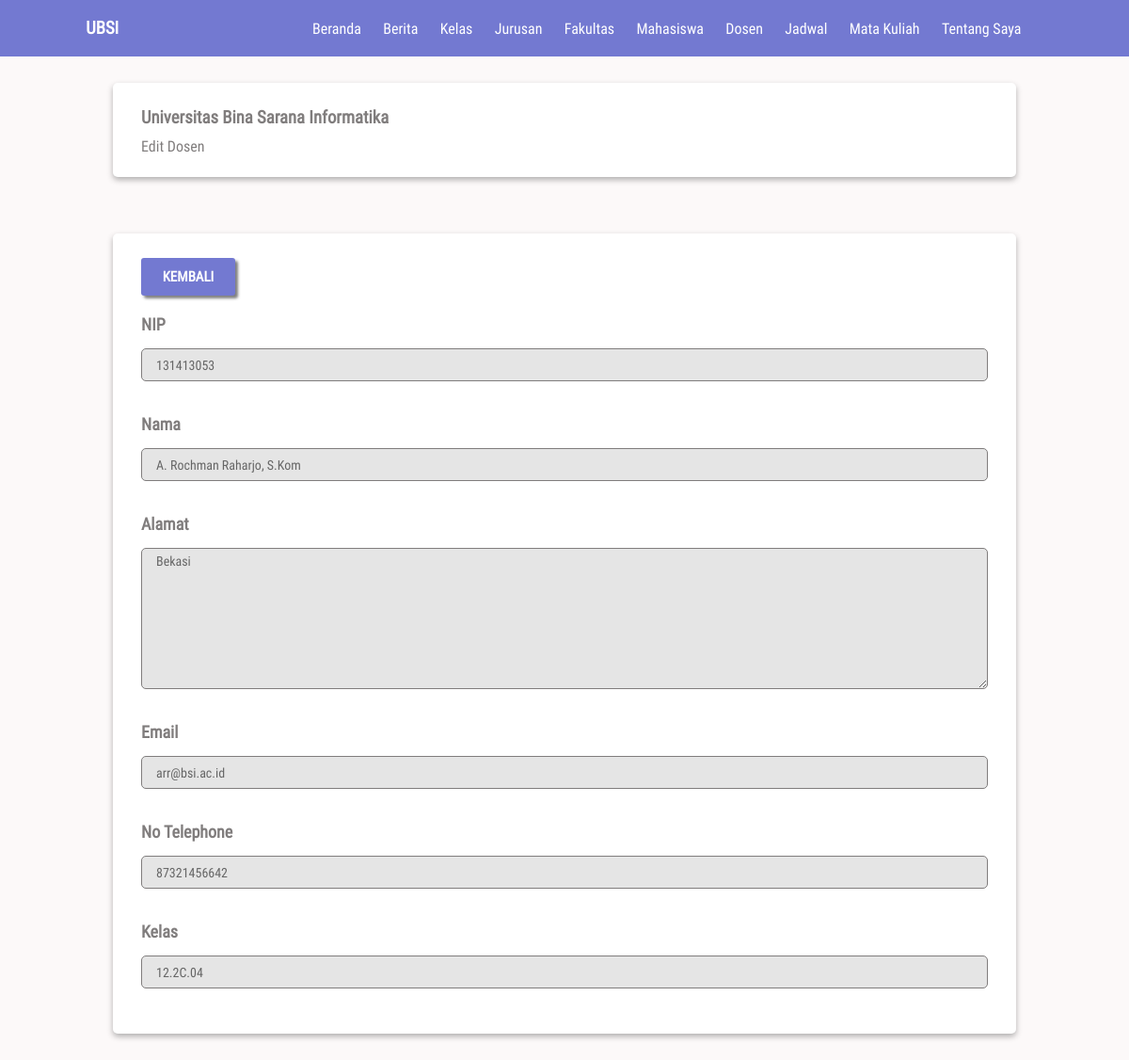
The app's page /views/admin/detail-dosen.php?id=Dos0001 (signed in), older data.
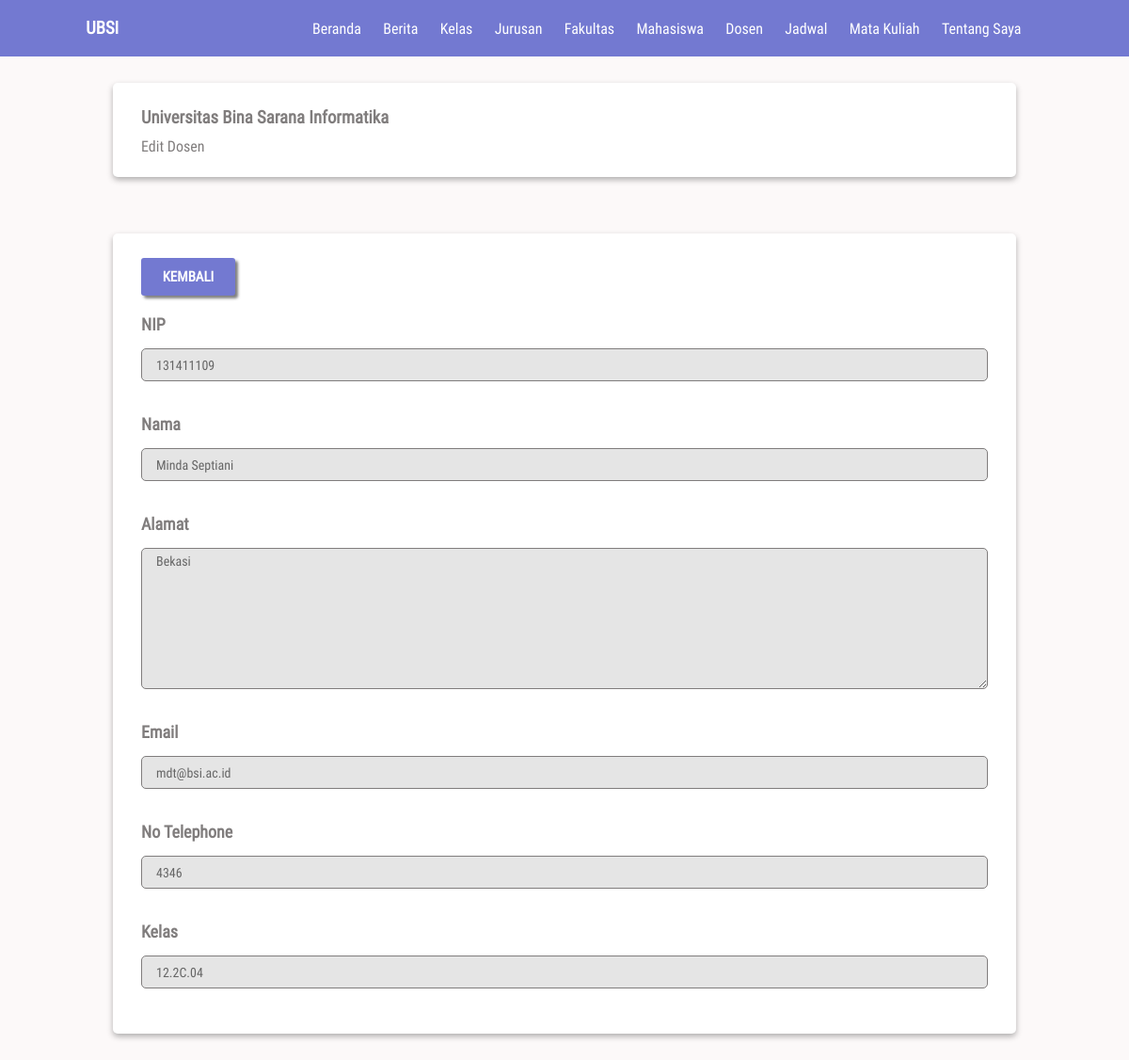
The same page, newer data.
### tables this page shows
CREATE TABLE `dosen` (
  `idDosen` char(15) NOT NULL,
  `NIP` char(20) NOT NULL,
  `password` varchar(25) NOT NULL,
  `nama` varchar(25) NOT NULL,
  `alamat` varchar(100) NOT NULL,
  `email` varchar(50) NOT NULL,
  `noTelepon` char(15) NOT NULL,
  `idKelas` char(15) DEFAULT NULL,
  `keterangan` varchar(10) NOT NULL DEFAULT 'dosen',
  PRIMARY KEY (`idDosen`),
  KEY `dosen_ibfk_2` (`idKelas`),
  CONSTRAINT `dosen_ibfk_2` FOREIGN KEY (`idKelas`) REFERENCES `kelas` (`idKelas`) ON DELETE CASCADE ON UPDATE CASCADE
);

CREATE TABLE `kelas` (
  `idKelas` char(15) NOT NULL,
  `namaKelas` varchar(50) NOT NULL,
  PRIMARY KEY (`idKelas`)
);

### views/admin/detail-dosen.php (the view, shortened to what this page needs)
<?php
include('../../component/koneksi.php');
include('../umum/menu.php');
$id = $_GET['id'];
$ambilData = mysqli_fetch_array(mysqli_query($kon, "SELECT * FROM dosen, kelas WHERE dosen.idKelas = kelas.idKelas AND dosen.idDosen = '$id'"));
$nip = $ambilData['NIP'];
$nama = $ambilData['nama'];
$alamat = $ambilData['alamat'];
$email = $ambilData['email'];
$notel = $ambilData['noTelepon'];
$kelas = $ambilData['namaKelas'];
?>
<!DOCTYPE html>
<html lang="en">
<head>
  <link rel="stylesheet" href="../../public/css/style.css">
</head>
<body>
  <nav>
    <h3 class="logo">ubsi</h3>
    <?= $menu; ?>
  </nav>
  <div class="container top-28">
    <div class="card">
      <div class="card-body">
        <h3>Universitas Bina Sarana Informatika</h3>
        <p>Edit Dosen</p>
      </div>
    </div>
    <div class="card">
      <div class="card-body">
        <div class="row">
          <a href="dosen.php" class="btn bottom">Kembali</a>
        </div>
        <form method="POST" action="">
          <label for="nip">NIP</label>
          <input type="text" name="nip" id="nip" class="form-control" value="<?= $nip; ?>" readonly>
          <label for="name">Nama</label>
          <input type="text" name="nama" id="name" class="form-control" value="<?= $nama; ?>" readonly>
          <label for="alamat">Alamat</label>
          <textarea name="alamat" id="alamat" class="form-control" style="height: 150px;" readonly><?= $alamat; ?></textarea>
          <label for="email">Email</label>
          <input type="email" name="email" id="email" class="form-control" value="<?= $email; ?>" readonly>
          <label for="nomor">No Telephone</label>
          <input type="text" name="notel" id="nomor" class=" form-control" value="<?= $notel; ?>" readonly>
          <label for="kelas">Kelas</label>
          <input type="text" name="kelas" id="kelas" class="form-control" value="<?= $kelas; ?>" readonly>
        </form>
      </div>
    </div>
  </div>
</body>
</html>

Row changes from the older to the newer data that the page shows:
changed dosen "Bekasi": nip "131413053" → "131411109"; nama "A. Rochman Raharjo, S.Kom" → "Minda Septiani"; email "arr@bsi.ac.id" → "mdt@bsi.ac.id"; notel "87321456642" → "4346"
